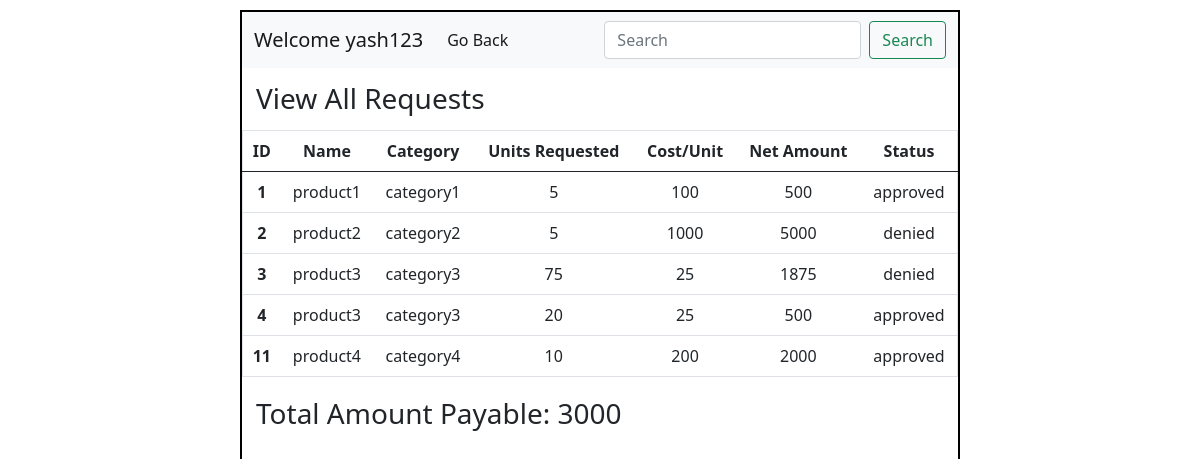
The app's page /user/requests/2 with its own data.
### application/models.py (models this page shows)
class User(db.Model):
  id = db.Column(db.Integer, primary_key=True)
  username = db.Column(db.String(), unique=True, nullable=False)
  email=db.Column(db.String(), unique=True, nullable=False)
  password=db.Column(db.String(), nullable=False)
  type=db.Column(db.String(), nullable=False, default="user")
  requests=db.relationship("Request", backref="user")

class Request(db.Model):
  id = db.Column(db.Integer, primary_key=True)
  user_id = db.Column(db.Integer(), db.ForeignKey("user.id"),nullable=False)
  product_id = db.Column(db.Integer(), db.ForeignKey("product.id"),nullable=False)
  units_requested = db.Column(db.Integer(), nullable=False)
  status = db.Column(db.String(), nullable=False, default="requested")

class Product(db.Model):
  id = db.Column(db.Integer, primary_key=True)
  name = db.Column(db.String(), nullable=False)
  category = db.Column(db.String(), nullable=False)
  quantity = db.Column(db.Integer(), nullable=False)
  cost = db.Column(db.Integer(), nullable=False)
  status = db.Column(db.String(), nullable=False, default="available")
  requests=db.relationship("Request", backref="product")

### application/controllers.py (the view)
@app.route("/user/requests/<int:user_id>")
def u_requests(user_id):
  this_user = User.query.filter_by(id=user_id).first()
  all_req = Request.query.filter_by(user_id=user_id).all()
  total = grandTotal(all_req)
  return render_template("user_request.html", this_user=this_user, all_req=all_req, total = total)

### application/utils.py (called while the page is built)
def grandTotal(list): #list of requests
  total = 0
  for req in list:
    if req.status == "approved":
      total += req.units_requested * req.product.cost
  return total

### templates/user_request.html (shortened to what this page needs)
<!DOCTYPE html>
<html lang="en">
<head>
  <link rel="stylesheet" href="/static/style.css">
  <link href="https://cdn.jsdelivr.net/npm/bootstrap@5.0.2/dist/css/bootstrap.min.css" rel="stylesheet">
</head>
<body>
  <div id="main">
    <div id="canvas">
      <nav class="navbar navbar-expand-lg navbar-light bg-light">
        <div class="container-fluid">
          <a class="navbar-brand" href="#">Welcome {{this_user.username}}</a>
          <div class="collapse navbar-collapse" id="navbarSupportedContent">
            <ul class="navbar-nav me-auto mb-2 mb-lg-0">
              <li class="nav-item">
                <a class="nav-link active" aria-current="page" href="/home/{{this_user.id}}">Go Back</a>
              </li>
            </ul>
            <form class="d-flex">
              <input class="form-control me-2" type="search" placeholder="Search" aria-label="Search">
              <button class="btn btn-outline-success" type="submit">Search</button>
            </form>
          </div>
        </div>
      </nav>
      <div id="content">
        <h3 class="headings">View All Requests</h3>
        <div id="table">
          <table class="table border text-center">
            <thead>
              <tr>
                <th scope="col">ID</th>
                <th scope="col">Name</th>
                <th scope="col">Category</th>
                <th scope="col">Units Requested</th>
                <th scope="col">Cost/Unit</th>
                <th scope="col">Net Amount</th>
                <th scope="col">Status</th>
              </tr>
            </thead>
            <tbody>
              {% for req in all_req %}
              <tr>
                <th scope="row">{{req.id}}</th>
                <td>{{req.product.name}}</td>
                <td>{{req.product.category}}</td>
                <td>{{req.units_requested}}</td>
                <td>{{req.product.cost}}</td>
                <td>{{req.units_requested * req.product.cost}}</td>
                <td>{{req.status}}</td>
              </tr>
              {% endfor %}
            </tbody>
          </table>
        </div>
        <h3 class="headings">Total Amount Payable: {{total}}</h3>
      </div>
    </div>
  </div>
</body>
</html>

### static/style.css (style rules this page uses)
* { margin:0px; }
#main { margin-top: 10px; }
#canvas { border: 2px solid black; width:60%; height:800px; margin:auto; }
.headings { margin:10px; padding: 4px; margin-top: 10px; }

### records on screen
User: username "yash123"
Request: id "1", product.name "product1", product.category "category1", units_requested "5", product.cost "100", req.units_requested*req.product.cost "500", status "approved"
Request: id "2", product.name "product2", product.category "category2", units_requested "5", product.cost "1000", req.units_requested*req.product.cost "5000", status "denied"
Request: id "3", product.name "product3", product.category "category3", units_requested "75", product.cost "25", req.units_requested*req.product.cost "1875", status "denied"
Request: id "4", product.name "product3", product.category "category3", units_requested "20", product.cost "25", req.units_requested*req.product.cost "500", status "approved"
Request: id "11", product.name "product4", product.category "category4", units_requested "10", product.cost "200", req.units_requested*req.product.cost "2000", status "approved"

### other values on screen
{{ total }} "3000"
